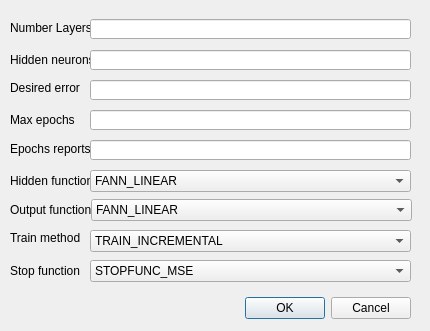
<?xml version="1.0" encoding="UTF-8"?>
<ui version="4.0">
 <class>CDialogSettings</class>
 <widget class="QDialog" name="CDialogSettings">
  <property name="windowModality">
   <enum>Qt::NonModal</enum>
  </property>
  <property name="geometry">
   <rect>
    <x>0</x>
    <y>0</y>
    <width>430</width>
    <height>331</height>
   </rect>
  </property>
  <property name="sizePolicy">
   <sizepolicy hsizetype="Fixed" vsizetype="Fixed">
    <horstretch>0</horstretch>
    <verstretch>0</verstretch>
   </sizepolicy>
  </property>
  <property name="windowTitle">
   <string>Neural Network Settings</string>
  </property>
  <property name="modal">
   <bool>true</bool>
  </property>
  <widget class="QDialogButtonBox" name="buttonBox">
   <property name="geometry">
    <rect>
     <x>70</x>
     <y>292</y>
     <width>341</width>
     <height>32</height>
    </rect>
   </property>
   <property name="orientation">
    <enum>Qt::Horizontal</enum>
   </property>
   <property name="standardButtons">
    <set>QDialogButtonBox::Cancel|QDialogButtonBox::Ok</set>
   </property>
  </widget>
  <widget class="QLabel" name="label">
   <property name="geometry">
    <rect>
     <x>10</x>
     <y>20</y>
     <width>81</width>
     <height>16</height>
    </rect>
   </property>
   <property name="text">
    <string>Number Layers</string>
   </property>
  </widget>
  <widget class="QLineEdit" name="numberLayers">
   <property name="geometry">
    <rect>
     <x>90</x>
     <y>19</y>
     <width>321</width>
     <height>20</height>
    </rect>
   </property>
  </widget>
  <widget class="QLabel" name="label_2">
   <property name="geometry">
    <rect>
     <x>10</x>
     <y>52</y>
     <width>81</width>
     <height>16</height>
    </rect>
   </property>
   <property name="text">
    <string>Hidden neurons</string>
   </property>
  </widget>
  <widget class="QLineEdit" name="hiddenNeurons">
   <property name="geometry">
    <rect>
     <x>90</x>
     <y>50</y>
     <width>321</width>
     <height>20</height>
    </rect>
   </property>
  </widget>
  <widget class="QLabel" name="label_3">
   <property name="geometry">
    <rect>
     <x>10</x>
     <y>80</y>
     <width>81</width>
     <height>16</height>
    </rect>
   </property>
   <property name="text">
    <string>Desired error</string>
   </property>
  </widget>
  <widget class="QLineEdit" name="desiredError">
   <property name="geometry">
    <rect>
     <x>90</x>
     <y>80</y>
     <width>321</width>
     <height>20</height>
    </rect>
   </property>
  </widget>
  <widget class="QLabel" name="label_4">
   <property name="geometry">
    <rect>
     <x>10</x>
     <y>112</y>
     <width>81</width>
     <height>16</height>
    </rect>
   </property>
   <property name="text">
    <string>Max epochs</string>
   </property>
  </widget>
  <widget class="QLineEdit" name="maxEpochs">
   <property name="geometry">
    <rect>
     <x>90</x>
     <y>110</y>
     <width>321</width>
     <height>20</height>
    </rect>
   </property>
  </widget>
  <widget class="QLabel" name="label_5">
   <property name="geometry">
    <rect>
     <x>10</x>
     <y>141</y>
     <width>81</width>
     <height>16</height>
    </rect>
   </property>
   <property name="text">
    <string>Epochs reports</string>
   </property>
  </widget>
  <widget class="QLineEdit" name="epochsReports">
   <property name="geometry">
    <rect>
     <x>90</x>
     <y>140</y>
     <width>321</width>
     <height>20</height>
    </rect>
   </property>
  </widget>
  <widget class="QLabel" name="label_6">
   <property name="geometry">
    <rect>
     <x>10</x>
     <y>173</y>
     <width>81</width>
     <height>16</height>
    </rect>
   </property>
   <property name="text">
    <string>Hidden function</string>
   </property>
  </widget>
  <widget class="QComboBox" name="hiddenFunction">
   <property name="geometry">
    <rect>
     <x>90</x>
     <y>170</y>
     <width>321</width>
     <height>22</height>
    </rect>
   </property>
   <item>
    <property name="text">
     <string>FANN_LINEAR</string>
    </property>
   </item>
   <item>
    <property name="text">
     <string>FANN_THRESHOLD</string>
    </property>
   </item>
   <item>
    <property name="text">
     <string>FANN_THRESHOLD_SYMMETRIC</string>
    </property>
   </item>
   <item>
    <property name="text">
     <string>FANN_SIGMOID</string>
    </property>
   </item>
   <item>
    <property name="text">
     <string>FANN_SIGMOID_STEPWISE</string>
    </property>
   </item>
   <item>
    <property name="text">
     <string>FANN_SIGMOID_SYMMETRIC</string>
    </property>
   </item>
   <item>
    <property name="text">
     <string>FANN_SIGMOID_SYMMETRIC_STEPWISE</string>
    </property>
   </item>
   <item>
    <property name="text">
     <string>FANN_GAUSSIAN</string>
    </property>
   </item>
   <item>
    <property name="text">
     <string>FANN_GAUSSIAN_SYMMETRIC</string>
    </property>
   </item>
   <item>
    <property name="text">
     <string>FANN_ELLIOT</string>
    </property>
   </item>
   <item>
    <property name="text">
     <string>FANN_ELLIOT_SYMMETRIC</string>
    </property>
   </item>
   <item>
    <property name="text">
     <string>FANN_LINEAR_PIECE</string>
    </property>
   </item>
   <item>
    <property name="text">
     <string>FANN_LINEAR_PIECE_SYMMETRIC</string>
    </property>
   </item>
   <item>
    <property name="text">
     <string>FANN_SIN_SYMMETRIC</string>
    </property>
   </item>
   <item>
    <property name="text">
     <string>FANN_COS_SYMMETRIC</string>
    </property>
   </item>
  </widget>
  <widget class="QLabel" name="label_7">
   <property name="geometry">
    <rect>
     <x>10</x>
     <y>202</y>
     <width>81</width>
     <height>16</height>
    </rect>
   </property>
   <property name="text">
    <string>Output function</string>
   </property>
  </widget>
  <widget class="QLabel" name="label_8">
   <property name="geometry">
    <rect>
     <x>10</x>
     <y>230</y>
     <width>81</width>
     <height>16</height>
    </rect>
   </property>
   <property name="text">
    <string>Train method</string>
   </property>
  </widget>
  <widget class="QComboBox" name="trainMethod">
   <property name="geometry">
    <rect>
     <x>90</x>
     <y>230</y>
     <width>321</width>
     <height>22</height>
    </rect>
   </property>
   <item>
    <property name="text">
     <string>TRAIN_INCREMENTAL</string>
    </property>
   </item>
   <item>
    <property name="text">
     <string>TRAIN_BATCH</string>
    </property>
   </item>
   <item>
    <property name="text">
     <string>TRAIN_RPROP</string>
    </property>
   </item>
   <item>
    <property name="text">
     <string>TRAIN_QUICKPROP</string>
    </property>
   </item>
  </widget>
  <widget class="QLabel" name="label_9">
   <property name="geometry">
    <rect>
     <x>10</x>
     <y>263</y>
     <width>81</width>
     <height>16</height>
    </rect>
   </property>
   <property name="text">
    <string>Stop function</string>
   </property>
  </widget>
  <widget class="QComboBox" name="stopFunction">
   <property name="geometry">
    <rect>
     <x>90</x>
     <y>260</y>
     <width>321</width>
     <height>22</height>
    </rect>
   </property>
   <item>
    <property name="text">
     <string>STOPFUNC_MSE</string>
    </property>
   </item>
   <item>
    <property name="text">
     <string>STOPFUNC_BIT</string>
    </property>
   </item>
  </widget>
  <widget class="QComboBox" name="outputFunction">
   <property name="geometry">
    <rect>
     <x>91</x>
     <y>199</y>
     <width>321</width>
     <height>22</height>
    </rect>
   </property>
   <item>
    <property name="text">
     <string>FANN_LINEAR</string>
    </property>
   </item>
   <item>
    <property name="text">
     <string>FANN_THRESHOLD</string>
    </property>
   </item>
   <item>
    <property name="text">
     <string>FANN_THRESHOLD_SYMMETRIC</string>
    </property>
   </item>
   <item>
    <property name="text">
     <string>FANN_SIGMOID</string>
    </property>
   </item>
   <item>
    <property name="text">
     <string>FANN_SIGMOID_STEPWISE</string>
    </property>
   </item>
   <item>
    <property name="text">
     <string>FANN_SIGMOID_SYMMETRIC</string>
    </property>
   </item>
   <item>
    <property name="text">
     <string>FANN_SIGMOID_SYMMETRIC_STEPWISE</string>
    </property>
   </item>
   <item>
    <property name="text">
     <string>FANN_GAUSSIAN</string>
    </property>
   </item>
   <item>
    <property name="text">
     <string>FANN_GAUSSIAN_SYMMETRIC</string>
    </property>
   </item>
   <item>
    <property name="text">
     <string>FANN_ELLIOT</string>
    </property>
   </item>
   <item>
    <property name="text">
     <string>FANN_ELLIOT_SYMMETRIC</string>
    </property>
   </item>
   <item>
    <property name="text">
     <string>FANN_LINEAR_PIECE</string>
    </property>
   </item>
   <item>
    <property name="text">
     <string>FANN_LINEAR_PIECE_SYMMETRIC</string>
    </property>
   </item>
   <item>
    <property name="text">
     <string>FANN_SIN_SYMMETRIC</string>
    </property>
   </item>
   <item>
    <property name="text">
     <string>FANN_COS_SYMMETRIC</string>
    </property>
   </item>
  </widget>
 </widget>
 <resources/>
 <connections>
  <connection>
   <sender>buttonBox</sender>
   <signal>accepted()</signal>
   <receiver>CDialogSettings</receiver>
   <slot>accept()</slot>
   <hints>
    <hint type="sourcelabel">
     <x>248</x>
     <y>254</y>
    </hint>
    <hint type="destinationlabel">
     <x>157</x>
     <y>274</y>
    </hint>
   </hints>
  </connection>
  <connection>
   <sender>buttonBox</sender>
   <signal>rejected()</signal>
   <receiver>CDialogSettings</receiver>
   <slot>reject()</slot>
   <hints>
    <hint type="sourcelabel">
     <x>316</x>
     <y>260</y>
    </hint>
    <hint type="destinationlabel">
     <x>286</x>
     <y>274</y>
    </hint>
   </hints>
  </connection>
 </connections>
</ui>
